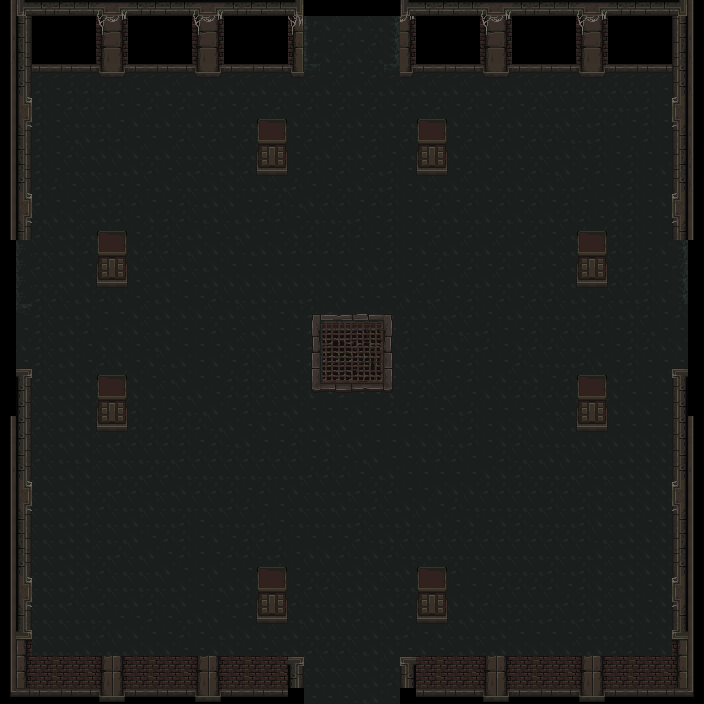

Tiled map render using the project's own tile images. Description and the map definition, with tile-layer contents summarised, below:
An orthogonal 44x44 tile map with 16x16 px tiles, 5 tile layers (флажки, пол, стены, проходящие_стены, ...), 2 tilesets.

<map version="1.9" tiledversion="1.9.2" orientation="orthogonal" renderorder="right-down" width="44" height="44" tilewidth="16" tileheight="16" infinite="0" nextlayerid="8" nextobjectid="1">
 <tileset firstgid="1" source="mainlevbuild.tsx" />
 <tileset firstgid="2561" source="../../mainlevbuild.tsx" />
 <layer id="7" name="флажки" width="44" height="44">
  <data>[1936 cells, 50 non-empty, 2 distinct tile ids]</data>
 </layer>
 <layer id="1" name="пол" width="44" height="44">
  <data>[1936 cells, 1694 non-empty, 18 distinct tile ids]</data>
 </layer>
 <layer id="2" name="стены" width="44" height="44" opacity="0.99">
  <data>[1936 cells, 280 non-empty, 64 distinct tile ids]</data>
 </layer>
 <layer id="3" name="проходящие_стены" width="44" height="44">
  <data>[1936 cells, 120 non-empty, 20 distinct tile ids]</data>
 </layer>
 <layer id="4" name="канализация" width="44" height="44">
  <data>[1936 cells, 36 non-empty, 36 distinct tile ids]</data>
 </layer>
</map>
